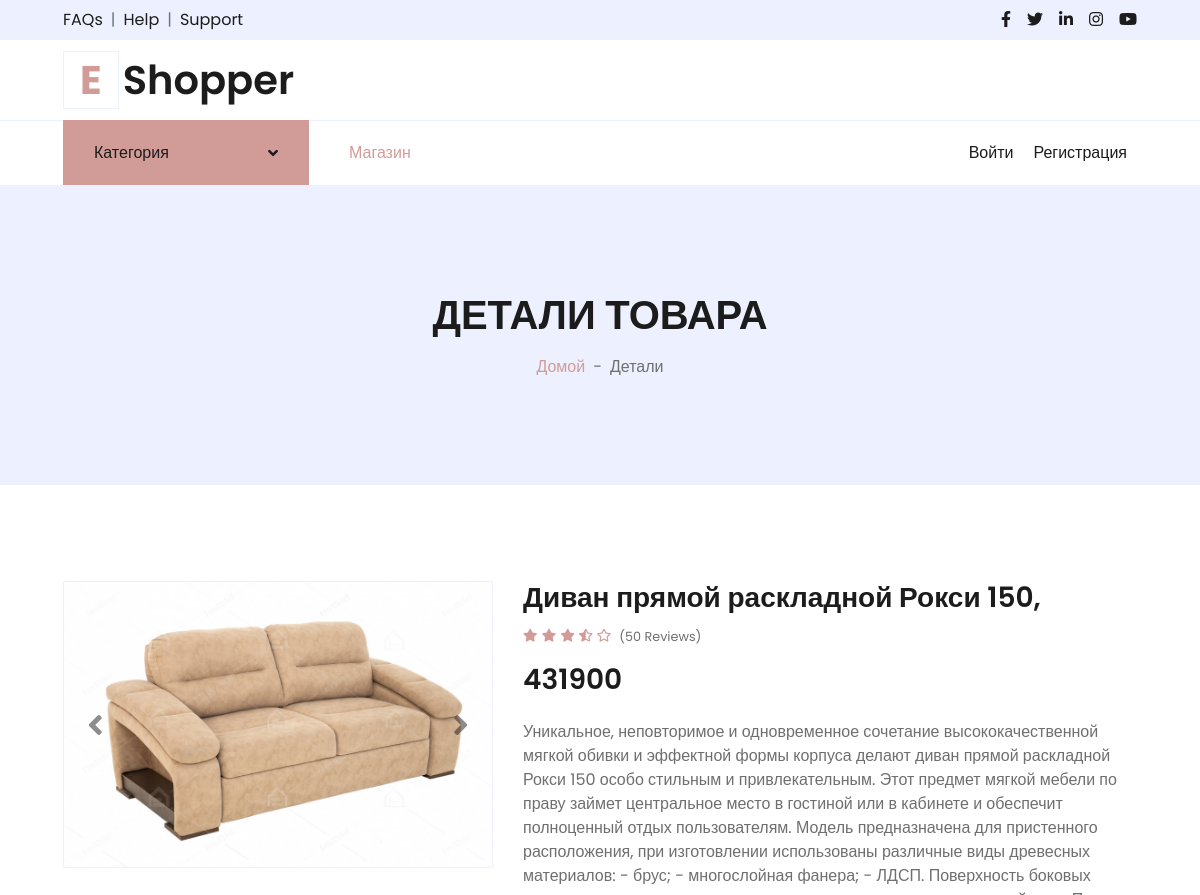
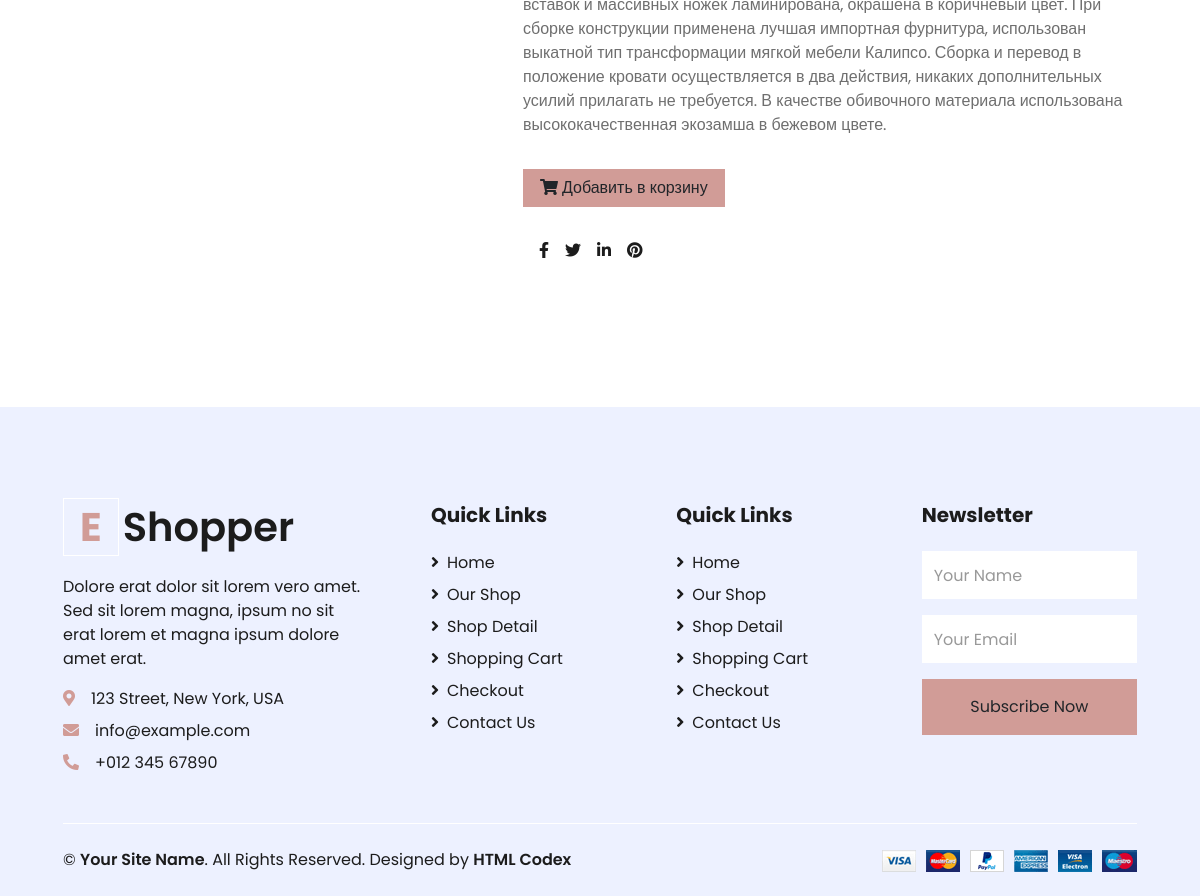
Page /details/1/ on the committed database (2 pictures, top to bottom).
### core/models.py (models this page shows, shortened)
class Furniture(models.Model):
    photo = models.ImageField(upload_to="photos/%Y/%m/%d/", verbose_name="Фото")
    category = models.ForeignKey("Category", on_delete=models.CASCADE, verbose_name="Категория")
    name = models.CharField(max_length=100, verbose_name="Название")
    price = models.IntegerField(verbose_name="Цена")
    created_at = models.DateTimeField(auto_now_add=True,verbose_name="Создано")
    updated_at = models.DateTimeField(auto_now=True,verbose_name="Последний изм.")
    rating = models.IntegerField(default=5,verbose_name="rating")
    published_status = models.IntegerField(default=0, verbose_name="Публиковать?")
    desc = models.TextField(verbose_name="Описание")
    class Meta:
        verbose_name = "Мебель"
        verbose_name_plural = "Мебели"

### core/views.py (the view)
# urls.py: path('details/<int:id>/', details, name = 'details'),
def details(request,id):
    category = Category.objects.all()
    books = get_object_or_404(Furniture,id=id)
    context={
        "category":category,
        "books":books
    }
    return render(request, "core/detail.html", context)

### core/templates/core/detail.html (shortened to what this page needs)
{% load static %}
<!DOCTYPE html>
<html lang="en">
<head>
    <link href="https://cdnjs.cloudflare.com/ajax/libs/font-awesome/5.10.0/css/all.min.css" rel="stylesheet">
    <link href="{% static 'core/lib/owlcarousel/assets/owl.carousel.min.css' %}" rel="stylesheet">
    <link href="{% static 'core/css/style.css' %}" rel="stylesheet">
</head>
<body>
    <div class="container-fluid">
        <div class="row bg-secondary py-2 px-xl-5">
            <div class="col-lg-6 d-none d-lg-block">
                <div class="d-inline-flex align-items-center">
                    <a class="text-dark" href="">FAQs</a>
                    <span class="text-muted px-2">|</span>
                    <a class="text-dark" href="">Help</a>
                    <span class="text-muted px-2">|</span>
                    <a class="text-dark" href="">Support</a>
                </div>
            </div>
            <div class="col-lg-6 text-center text-lg-right">
                <div class="d-inline-flex align-items-center">
                    <a class="text-dark px-2" href="">
                        <i class="fab fa-facebook-f"></i>
                    </a>
                    <a class="text-dark px-2" href="">
                        <i class="fab fa-twitter"></i>
                    </a>
                    <a class="text-dark px-2" href="">
                        <i class="fab fa-linkedin-in"></i>
                    </a>
                    <a class="text-dark px-2" href="">
                        <i class="fab fa-instagram"></i>
                    </a>
                    <a class="text-dark pl-2" href="">
                        <i class="fab fa-youtube"></i>
                    </a>
                </div>
            </div>
        </div>
        <div class="row align-items-center py-3 px-xl-5">
            <div class="col-lg-3 d-none d-lg-block">
                <a href="" class="text-decoration-none">
                    <h1 class="m-0 display-5 font-weight-semi-bold"><span class="text-primary font-weight-bold border px-3 mr-1">E</span>Shopper</h1>
                </a>
            </div>
        </div>
    </div>
    <div class="container-fluid">
        <div class="row border-top px-xl-5">
            <div class="col-lg-3 d-none d-lg-block">
                <a class="btn shadow-none d-flex align-items-center justify-content-between bg-primary text-white w-100" data-toggle="collapse" href="#navbar-vertical" style="height: 65px; margin-top: -1px; padding: 0 30px;">
                    <h6 class="m-0">Категория</h6>
                    <i class="fa fa-angle-down text-dark"></i>
                </a>
            </div>
            <div class="col-lg-9">
                <nav class="navbar navbar-expand-lg bg-light navbar-light py-3 py-lg-0 px-0">
                    <div class="collapse navbar-collapse justify-content-between" id="navbarCollapse">
                         <div class="navbar-nav mr-auto py-0">
                            <a href="{% url 'home' %}" class="nav-item nav-link active">Магазин</a>
                        </div>
                        <div class="navbar-nav ml-auto py-0">
                        {% if not request.user.is_authenticated %}
                            <a href="{% url 'login' %}" class="nav-item nav-link">Войти</a>
                            <a href="{% url 'registration' %}" class="nav-item nav-link">Регистрация</a>
                        {% endif %}
                        </div>
                    </div>
                </nav>
            </div>
        </div>
    </div>
    <div class="container-fluid bg-secondary mb-5">
        <div class="d-flex flex-column align-items-center justify-content-center" style="min-height: 300px">
            <h1 class="font-weight-semi-bold text-uppercase mb-3">Детали Товара</h1>
            <div class="d-inline-flex">
                <p class="m-0"><a href="">Домой</a></p>
                <p class="m-0 px-2">-</p>
                <p class="m-0">Детали</p>
            </div>
        </div>
    </div>
    <div class="container-fluid py-5">
        <div class="row px-xl-5">
            <div class="col-lg-5 pb-5">
                <div id="product-carousel" class="carousel slide" data-ride="carousel">
                    <div class="carousel-inner border">
                        <div class="carousel-item active">
                            <img class="w-100 h-100" src="{{ books.photo.url }}" alt="Image">
                        </div>
                    </div>
                    <a class="carousel-control-prev" href="#product-carousel" data-slide="prev">
                        <i class="fa fa-2x fa-angle-left text-dark"></i>
                    </a>
                    <a class="carousel-control-next" href="#product-carousel" data-slide="next">
                        <i class="fa fa-2x fa-angle-right text-dark"></i>
                    </a>
                </div>
            </div>
            <div class="col-lg-7 pb-5">
                <h3 class="font-weight-semi-bold">{{ books.name }}</h3>
                <div class="d-flex mb-3">
                    <div class="text-primary mr-2">
                        <small class="fas fa-star"></small>
                        <small class="fas fa-star"></small>
                        <small class="fas fa-star"></small>
                        <small class="fas fa-star-half-alt"></small>
                        <small class="far fa-star"></small>
                    </div>
                    <small class="pt-1">(50 Reviews)</small>
                </div>
                <h3 class="font-weight-semi-bold mb-4">{{books.price}}</h3>
                <p class="mb-4">{{ books.desc }}</p>
                <div class="d-flex align-items-center mb-4 pt-2">
                   <a href="{% url 'card_add' books.id %}"><button class="btn btn-primary px-3"><i class="fa fa-shopping-cart mr-1"></i>Добавить в корзину</button></a>
                </div>
                <div class="d-flex pt-2">
                    <div class="d-inline-flex">
                        <a class="text-dark px-2" href="">
                            <i class="fab fa-facebook-f"></i>
                        </a>
                        <a class="text-dark px-2" href="">
                            <i class="fab fa-twitter"></i>
                        </a>
                        <a class="text-dark px-2" href="">
                            <i class="fab fa-linkedin-in"></i>
                        </a>
                        <a class="text-dark px-2" href="">
                            <i class="fab fa-pinterest"></i>
                        </a>
                    </div>
                </div>
            </div>
        </div>
    </div>
    <div class="container-fluid bg-secondary text-dark mt-5 pt-5">
        <div class="row px-xl-5 pt-5">
            <div class="col-lg-4 col-md-12 mb-5 pr-3 pr-xl-5">
                <a href="" class="text-decoration-none">
                    <h1 class="mb-4 display-5 font-weight-semi-bold"><span class="text-primary font-weight-bold border border-white px-3 mr-1">E</span>Shopper</h1>
                </a>
                <p>Dolore erat dolor sit lorem vero amet. Sed sit lorem magna, ipsum no sit erat lorem et magna ipsum dolore amet erat.</p>
                <p class="mb-2"><i class="fa fa-map-marker-alt text-primary mr-3"></i>123 Street, New York, USA</p>
                <p class="mb-2"><i class="fa fa-envelope text-primary mr-3"></i>info@example.com</p>
                <p class="mb-0"><i class="fa fa-phone-alt text-primary mr-3"></i>+012 345 67890</p>
            </div>
            <div class="col-lg-8 col-md-12">
                <div class="row">
                    <div class="col-md-4 mb-5">
                        <h5 class="font-weight-bold text-dark mb-4">Quick Links</h5>
                        <div class="d-flex flex-column justify-content-start">
                            <a class="text-dark mb-2" href="index.html"><i class="fa fa-angle-right mr-2"></i>Home</a>
                            <a class="text-dark mb-2" href="shop.html"><i class="fa fa-angle-right mr-2"></i>Our Shop</a>
                            <a class="text-dark mb-2" href="detail.html"><i class="fa fa-angle-right mr-2"></i>Shop Detail</a>
                            <a class="text-dark mb-2" href="cart.html"><i class="fa fa-angle-right mr-2"></i>Shopping Cart</a>
                            <a class="text-dark mb-2" href="checkout.html"><i class="fa fa-angle-right mr-2"></i>Checkout</a>
                            <a class="text-dark" href="contact.html"><i class="fa fa-angle-right mr-2"></i>Contact Us</a>
                        </div>
                    </div>
                    <div class="col-md-4 mb-5">
                        <h5 class="font-weight-bold text-dark mb-4">Quick Links</h5>
                        <div class="d-flex flex-column justify-content-start">
                            <a class="text-dark mb-2" href="index.html"><i class="fa fa-angle-right mr-2"></i>Home</a>
                            <a class="text-dark mb-2" href="shop.html"><i class="fa fa-angle-right mr-2"></i>Our Shop</a>
                            <a class="text-dark mb-2" href="detail.html"><i class="fa fa-angle-right mr-2"></i>Shop Detail</a>
                            <a class="text-dark mb-2" href="cart.html"><i class="fa fa-angle-right mr-2"></i>Shopping Cart</a>
                            <a class="text-dark mb-2" href="checkout.html"><i class="fa fa-angle-right mr-2"></i>Checkout</a>
                            <a class="text-dark" href="contact.html"><i class="fa fa-angle-right mr-2"></i>Contact Us</a>
                        </div>
                    </div>
                    <div class="col-md-4 mb-5">
                        <h5 class="font-weight-bold text-dark mb-4">Newsletter</h5>
                        <form action="">
                            <div class="form-group">
                                <input type="text" class="form-control border-0 py-4" placeholder="Your Name" required="required" />
                            </div>
                            <div class="form-group">
                                <input type="email" class="form-control border-0 py-4" placeholder="Your Email"
                                    required="required" />
                            </div>
                            <div>
                                <button class="btn btn-primary btn-block border-0 py-3" type="submit">Subscribe Now</button>
                            </div>
                        </form>
                    </div>
                </div>
            </div>
        </div>
        <div class="row border-top border-light mx-xl-5 py-4">
            <div class="col-md-6 px-xl-0">
                <p class="mb-md-0 text-center text-md-left text-dark">
                    &copy; <a class="text-dark font-weight-semi-bold" href="#">Your Site Name</a>. All Rights Reserved. Designed
                    by
                    <a class="text-dark font-weight-semi-bold" href="https://htmlcodex.com">HTML Codex</a>
                </p>
            </div>
            <div class="col-md-6 px-xl-0 text-center text-md-right">
                <img class="img-fluid" src="img/payments.png" alt="">
            </div>
        </div>
    </div>
</body>
</html>

### rows in the picture
Furniture: photo (picture), name "Диван прямой раскладной Рокси 150,", price "431900", desc "Уникальное, неповторимое и одновременное сочетание высококачественной мягкой обивки и эффектной формы корпуса делают диван прямой раскладной Рокси 150 особо стильным и привлекательным. Этот предмет мягкой мебели по праву займет центральное место в гостиной или в кабинете и обеспечит полноценный отдых пользователям. Модель предназначена для пристенного расположения, при изготовлении использованы различные виды древесных материалов: - брус; - многослойная фанера; - ЛДСП. Поверхность боковых вставок и массивных ножек ламинирована, окрашена в коричневый цвет. При сборке конструкции применена лучшая импортная фурнитура, использован выкатной тип трансформации мягкой мебели Калипсо. Сборка и…"
